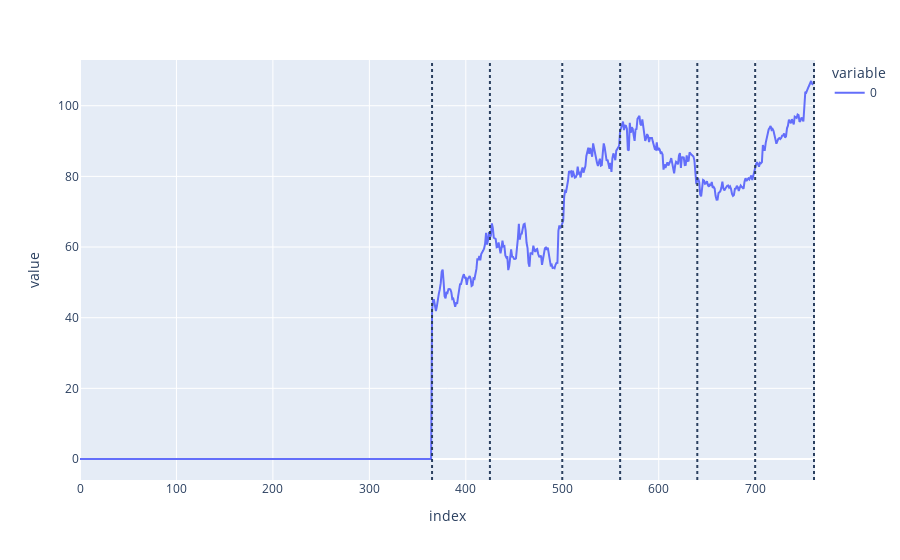

Notebook source saved alongside this figure:
### Code cell
use = 
algo = rpt.Pelt(model="l1", min_size=60)
algo.fit(np.array(([0]*365) + list(df['Close'].values)))
result = algo.predict(pen=1)

fig = px.line(np.array(([0]*365) + list(df['Close'].values)))
for y in result:
    fig.add_vline(x=y, line_dash="dot")

fig.show()

### Figure 1 — Plotly figure (JSON) as saved in the notebook; plotly's stock layout.template omitted (floating-point values rounded to 4 significant figures; data arrays with more than 128 entries replaced by an {"elided": "..."} marker saying what was removed)
{"data": [{"hovertemplate": "variable=0<br>index=%{x}<br>value=%{y}<extra></extra>", "legendgroup": "0", "line": {"color": "#636efa", "dash": "solid"}, "marker": {"symbol": "circle"}, "mode": "lines", "name": "0", "orientation": "v", "showlegend": true, "type": "scatter", "x": {"elided": "761 int values"}, "xaxis": "x", "y": {"elided": "761 float values"}, "yaxis": "y"}], "layout": {"legend": {"title": {"text": "variable"}, "tracegroupgap": 0}, "margin": {"t": 60}, "shapes": [{"line": {"dash": "dot"}, "type": "line", "x0": 365, "x1": 365, "xref": "x", "y0": 0, "y1": 1, "yref": "y domain"}, {"line": {"dash": "dot"}, "type": "line", "x0": 425, "x1": 425, "xref": "x", "y0": 0, "y1": 1, "yref": "y domain"}, {"line": {"dash": "dot"}, "type": "line", "x0": 500, "x1": 500, "xref": "x", "y0": 0, "y1": 1, "yref": "y domain"}, {"line": {"dash": "dot"}, "type": "line", "x0": 560, "x1": 560, "xref": "x", "y0": 0, "y1": 1, "yref": "y domain"}, {"line": {"dash": "dot"}, "type": "line", "x0": 640, "x1": 640, "xref": "x", "y0": 0, "y1": 1, "yref": "y domain"}, {"line": {"dash": "dot"}, "type": "line", "x0": 700, "x1": 700, "xref": "x", "y0": 0, "y1": 1, "yref": "y domain"}, {"line": {"dash": "dot"}, "type": "line", "x0": 761, "x1": 761, "xref": "x", "y0": 0, "y1": 1, "yref": "y domain"}], "xaxis": {"anchor": "y", "domain": [0, 1], "title": {"text": "index"}}, "yaxis": {"anchor": "x", "domain": [0, 1], "title": {"text": "value"}}}}
